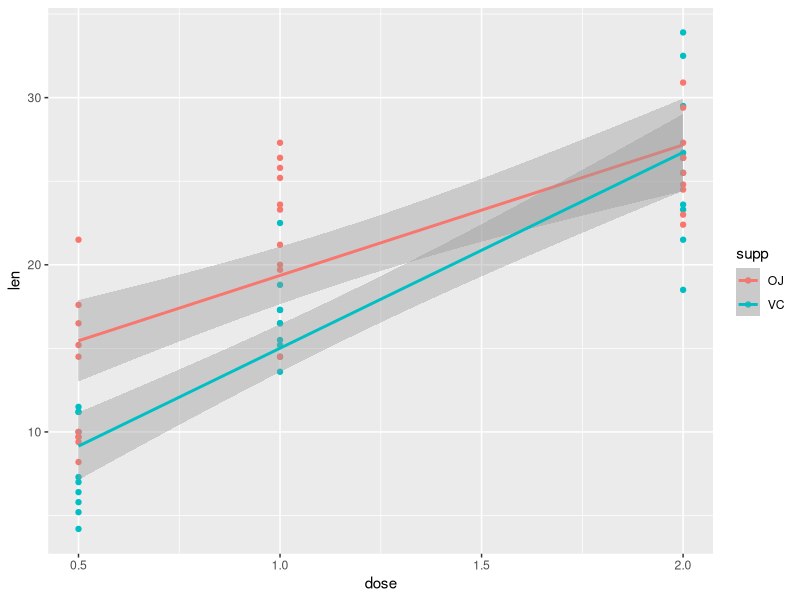
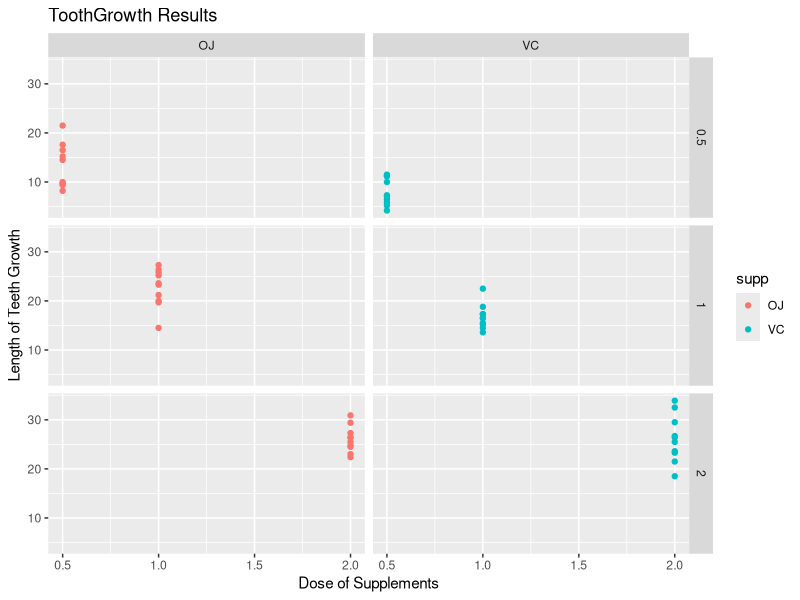

The R script that drew these images, in order: (Note: this script raises an error after producing the figures.)
## ---- chunk 1
library(datasets)
library(ggplot2)
data(ToothGrowth)
str(ToothGrowth)
## ---- chunk 2
ggplot(data = ToothGrowth, aes(dose, len, color = supp)) + 
      geom_point() + geom_smooth(method = "lm")
## ---- chunk 3
summary(ToothGrowth)
sd(ToothGrowth$len)
ggplot(ToothGrowth, aes(dose, len, color = supp)) + geom_point() + facet_grid(dose ~ supp) + 
      ggtitle("ToothGrowth Results") + xlab("Dose of Supplements") + ylab("Length of Teeth Growth")
## ---- chunk 4
suppTest <-t.test(len ~ supp, data = ToothGrowth, paired = FALSE)
## ---- chunk 5
subData1 <- ToothGrowth[ToothGrowth$dose %in% c(0.5,1),]
doseTest1 <- t.test(len ~ dose, data = subData1, paired = FALSE)
subData2 <- ToothGrowth[ToothGrowth$dose %in% c(0.5,2),]
doseTest2 <- t.test(len ~ dose, data = subData2, paired = FALSE)
subData3 <- ToothGrowth[ToothGrowth$dose %in% c(1,2),]
doseTest3 <- t.test(len ~ dose, data = subData3, paired = FALSE)
